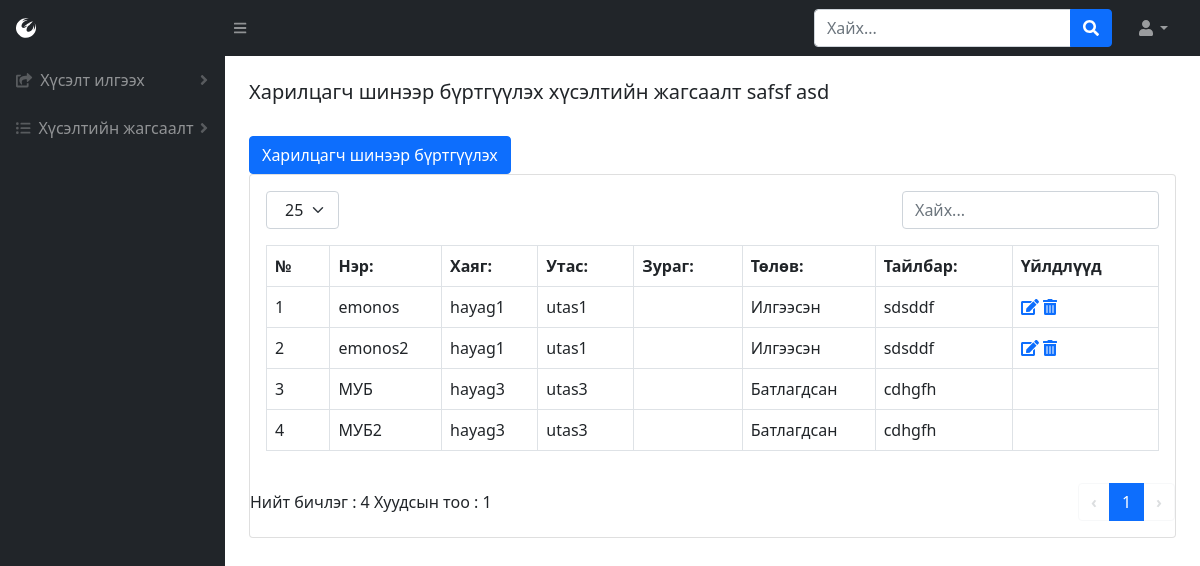
The page /company-list (signed in) on the database as committed earlier.
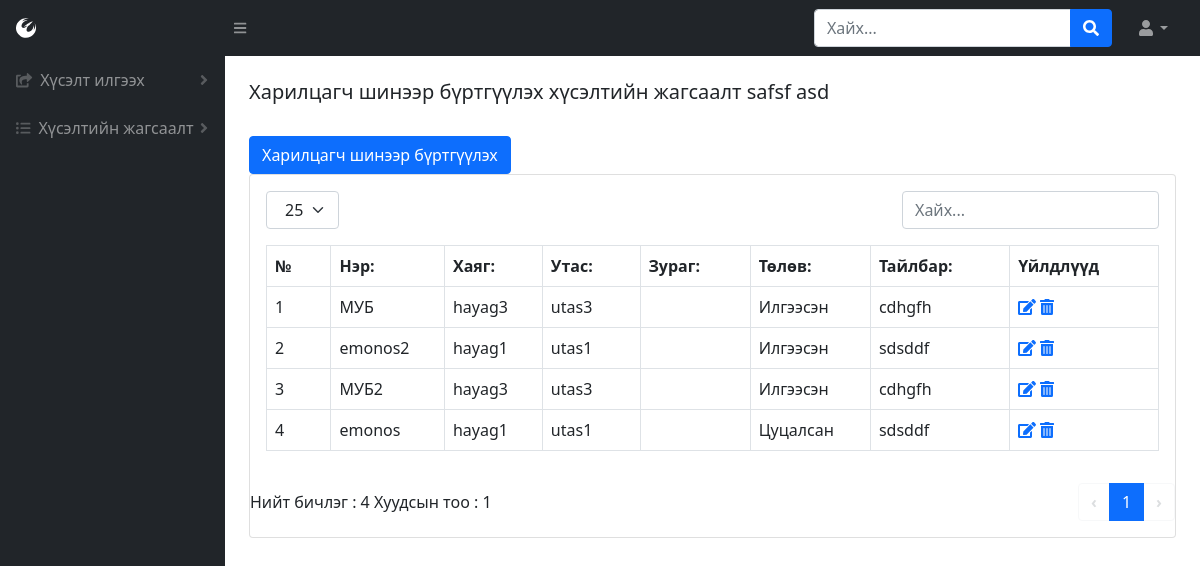
The same page on the database as committed later.
### BMweb/models.py (models this page shows, shortened)
class Company(models.Model):
    comName = models.CharField(max_length=300, verbose_name=_("Компаний нэр"))
    hayag = models.CharField(max_length=1000, verbose_name=_("Компаний хаяг"))
    phone = models.CharField(max_length=30, verbose_name=_("Компаний утас"))
    thumbimage = models.ImageField(
        upload_to="media/productthumb/", blank = True, null=True,  verbose_name=_("Зураг")
    )
    comState = models.ForeignKey(State, on_delete=CASCADE, verbose_name=_("Төлөв"))
    description = models.TextField(blank = True, null=True,verbose_name=_("Тайлбар"))
    reg_user = models.IntegerField(verbose_name=_("Нэвтэрсэн хэрэглэгч"))
    reg_date = models.DateTimeField(default=datetime.now, verbose_name=_("Нэвтэрсэн огноо"))
    class Meta:
        verbose_name = _("Компани")
        verbose_name_plural = _("Компани")

class State(models.Model):
    stateName = models.CharField(max_length=300, verbose_name=_("Төлөвийн нэр"))
    class Meta:
        verbose_name = _("Барааны төлөв")
        verbose_name_plural = _("Барааны төлөв")
    def __str__(self):
        return self.stateName

### BMweb/views.py (the view)
# urls.py: path('company-list',views.companyList, name='company-list'),
def companyList(request):
    if 'user_id' in request.session:
        p = Company.objects.filter(reg_user=request.session['user_id']).order_by('comState')
        size = 25
        if 'size' in request.GET:
            size = request.GET['size']
        pc = Paginator(p, size)
        page_num = 1
        if 'page' in request.GET:
            page_num = int(request.GET['page'])
            print('page')
            print(page_num)
        page=pc.page(page_num)
        h = Hereglegch.objects.get(pk=request.session['user_id'])
        return render(request,'companyList.html', {'user': h, 'companyList': page.object_list, 'size':size, 'count':pc.count, 'page_count': pc.num_pages, 'page_range':pc.page_range, 'page_num':page_num, 'has_next':page.has_next(), 'has_previous': page.has_previous(), 'start_index':page.start_index() })
    else:
        return redirect('/login')

### BMweb/templates/companyList.html (shortened to what this page needs)
{% load static %}
<!DOCTYPE html>
<html lang="en">
    <head>
        <link href="https://cdn.jsdelivr.net/npm/simple-datatables@latest/dist/style.css" rel="stylesheet" />
        <link href="css/styles.css" rel="stylesheet" />
        <link href="{% static 'css/styles.css' %}" rel="stylesheet"/>
    </head>
    <body class="sb-nav-fixed">
        {% include "topNav.html" %}
        <div id="layoutSidenav">
            {% include "leftNav.html" %}
            <div id="layoutSidenav_content">
                {%  include "comList.html" %}
            </div>
        </div>
    </body>
</html>

### BMweb/templates/topNav.html (shortened to what this page needs)
<nav class="sb-topnav navbar navbar-expand navbar-dark bg-dark">
    <a class="navbar-brand ps-3" href="login"><i class="fab fa-phoenix-squadron"></i></a>
    <button class="btn btn-link btn-sm order-1 order-lg-0 me-4 me-lg-0" id="sidebarToggle" href="#!"><i class="fas fa-bars"></i></button>
    <form class="d-none d-md-inline-block form-inline ms-auto me-0 me-md-3 my-2 my-md-0">
        <div class="input-group">
            <input class="form-control" type="text" placeholder="Хайх..." aria-label="Search for..." aria-describedby="btnNavbarSearch" />
            <button class="btn btn-primary" id="btnNavbarSearch" type="button"><i class="fas fa-search"></i></button>
        </div>
    </form>
    <ul class="navbar-nav ms-auto ms-md-0 me-3 me-lg-4">
        <li class="nav-item dropdown">
            <a class="nav-link dropdown-toggle" id="navbarDropdown" href="#" role="button" data-bs-toggle="dropdown" aria-expanded="false"><i class="fas fa-user fa-fw"></i></a>
        </li>
    </ul>
</nav>

### BMweb/templates/leftNav.html (shortened to what this page needs)
<div id="layoutSidenav_nav">
    <nav class="sb-sidenav accordion sb-sidenav-dark" id="sidenavAccordion">
        <div class="sb-sidenav-menu">
            {% if user.role_id <= 4 %}
            <div class="nav">
                {% if user.role_id < 3 %}
                <a class="nav-link collapsed" href="#" data-bs-toggle="collapse" data-bs-target="#collapseLayouts" aria-expanded="false" aria-controls="collapseLayouts">
                    <div class="sb-nav-link-icon"><i class="fas fa-share-square"></i></div>
                    Хүсэлт илгээх
                    <div class="sb-sidenav-collapse-arrow"><i class="fas fa-angle-down"></i></div>
                </a>
               {% endif %}
                <a class="nav-link collapsed" href="#" data-bs-toggle="collapse" data-bs-target="#collapsePages" aria-expanded="false" aria-controls="collapsePages">
                    <div class="sb-nav-link-icon"><i class="fas fa-list-ul"></i></div>
                    Хүсэлтийн жагсаалт
                    <div class="sb-sidenav-collapse-arrow"><i class="fas fa-angle-down"></i></div>
                </a>
            </div>
            {% endif %}
        </div>
    </nav>
</div>

### BMweb/templates/comList.html (shortened to what this page needs)
<main>    {% include "tabs.html" %}
    <div class="container-fluid px-4">
        <h5 class="mt-4">Харилцагч шинээр бүртгүүлэх хүсэлтийн жагсаалт safsf asd  </h5>
        {% if user.role_id == 2 %}
        <a href="{% url 'company' %}" class="btn btn-primary" role="button">Харилцагч шинээр бүртгүүлэх</a>
        {% endif %}
        <div class="card mb-4">
            <div class="card-body">
                {% include "tableTop.html" %}
                <table id="datatablesSimple" class="dataTable-table">
                  <thead>
                      <tr>
                          <th data-sortable="" class="asc">
                            <a href="#" class="dataTable-sorter">№</a>
                         </th>
                          <th data-sortable="" class="asc">
                              <a href="#" class="dataTable-sorter">Нэр:</a>
                          </th>
                          <th data-sortable="" class="asc">
                              <a href="#" class="dataTable-sorter">Хаяг:</a>
                          </th>
                          <th data-sortable="" class="asc">
                              <a href="#" class="dataTable-sorter">Утас:</a>
                          </th>
                          <th data-sortable="" class="asc">
                              <a href="#" class="dataTable-sorter">Зураг:</a>
                          </th>
                          <th data-sortable="" class="asc">
                              <a href="#" class="dataTable-sorter">Төлөв:</a>
                          </th>
                          <th data-sortable="" class="asc">
                              <a href="#" class="dataTable-sorter">Тайлбар:</a>
                          </th>
                          <th data-sortable="" class="asc">
                              <a href="#" class="dataTable-sorter">Үйлдлүүд</a>
                          </th>
                      </tr>
                  </thead>
                    {% for h in companyList %}
                      <tr>
                          <td>{{ forloop.counter0|add:start_index }}</td>
                          <td>{{ h.comName }}</td>
                          <td>{{ h.hayag }}</td>
                          <td>{{ h.phone }}</td>
                          <td>{{ h.thumbimage }}</td>
                          <td>{{ h.comState }}</td>
                          <td>{{ h.description|default_if_none:"" }}</td>
                          <td>
                          {% if user.role_id|add:0 < 3 and h.comState_id|add:0 < 3 %}
                            <a href="/company?edit={{h.id}}"><i class="fas fa-edit"></i></a>
                            <a href="/company?del={{h.id}}" class="confirm-delete" onclick="return confirm('Та устгахдаа итгэлтэй байна уу?')" ><i class="fas fa-trash-alt"></i></a>
                          {% endif %}
                          </td>
                      </tr>
                    {% endfor %}
                </table>
            </div>
            {% include "tableBottom.html" %}
        </div>
    </div>
</main>

### BMweb/templates/tableTop.html (shortened to what this page needs)
<div class="dataTable-top">
    <div class="dataTable-dropdown">
        <label>
            <select class="dataTable-selector" id="sizeCombo" onchange="rowCount(this)">
                <option value="25" selected>25</option>
            </select>
        </label>
    </div>
    <div class="dataTable-search">
        <input class="dataTable-input" placeholder="Хайх..." type="text">
    </div>
</div>

### BMweb/templates/tableBottom.html (shortened to what this page needs)
<div class="dataTable-bottom">
    <div class="dataTable-info">Нийт бичлэг : {{count}} Хуудсын тоо : {{page_count}} </div>
    <nav class="dataTable-pagination">
        <ul class="dataTable-pagination-list">
            <li {% if has_previous == False %}  class="pager disabled" {% else %} class="pager" {% endif %}  ><a href="?size={{size}}&page={{ page_num|add:-1 }}" data-page="5" >‹</a></li>
            {% for _ in page_range %}
                <li {% if page_num == forloop.counter %}  class="active" {% endif %}><a href="?size={{size}}&page={{ forloop.counter }}" data-page="{{ forloop.counter }}">{{ forloop.counter }}</a></li>
            {% endfor %}
            <li {% if has_next == False %}  class="pager disabled" {% else %} class="pager" {% endif %}><a href="?size={{size}}&page={{ page_num|add:1 }}" data-page="6">›</a></li>
        </ul>
    </nav>
</div>

### BMweb/templates/tableBottom.html (style rules this page uses)
.disabled { pointer-events:none; opacity:0.6; }

Rows that differ between the two databases and show on the page:
changed Company "МУБ": comState "Батлагдсан" → "Илгээсэн"; comState_id 3 → 1 (drawn); moves up the list
changed Company "emonos2": moves down the list
changed Company "МУБ2": comState "Батлагдсан" → "Илгээсэн"; comState_id 3 → 1 (drawn); moves up the list
changed Company "emonos": comState "Илгээсэн" → "Цуцалсан"
